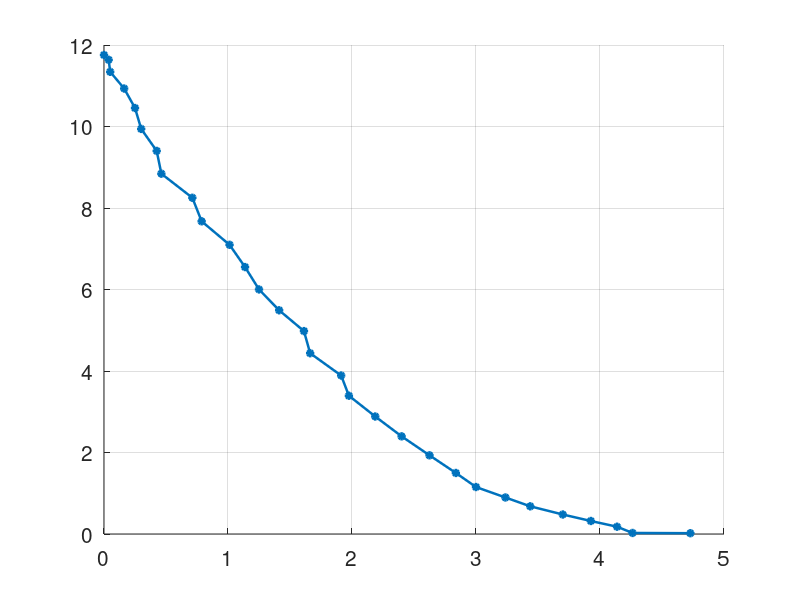

Recreate this plot in MATLAB. (Note: this script raises an error after producing the figure.)
## tracer la surface surf_c en fonction de la force
## ensuite on va essayer de faire un modèle paramétrique

clear all
close all
pkg load image
pkg load signal

##for R= 1:3
##  load(['mes_2024.03.22/A{R}.mat']);
##  F = load(['mes_2024.03.22/force_A{R}.txt'], '-ascii');
##end

surf_c1 = load('mes_2024.03.22/A1.mat').surf_c ;
F1 = load('mes_2024.03.22/force_A1.txt', '-ascii');
F1 = (F1()-F1(1))/(39.2)

##surf_c2 = load('mes_2024.03.22/A2.mat').surf_c ;
##F2 = load('mes_2024.03.22/force_A2.txt', '-ascii');
##
##surf_c3 = load('mes_2024.03.22/A3.mat').surf_c ;
##F3 = load('mes_2024.03.22/force_A3.txt', '-ascii');

figure(1)
set(gca,'FontSize', 15)
hold on
grid on
plot(F1,surf_c1, '*-', 'linewidth',1.8)
[paramopt, erreuropt] = identification_modele(F1, surf_c1)
##plot(F2,surf_c2, '*-', 'linewidth',1.8)
##plot(F3,surf_c3, '*-', 'linewidth',1.8)
axis([0 8 -2 13]);
xlabel('Force (mV)');
ylabel('Surface (mm²)');
title(sprintf('Surface du canal d''anche en fonction de la force d''appui \n de la lèvre articielle'));
legend('Force 1')
##legend('Force 1', 'Force 3', 'Force 5');

